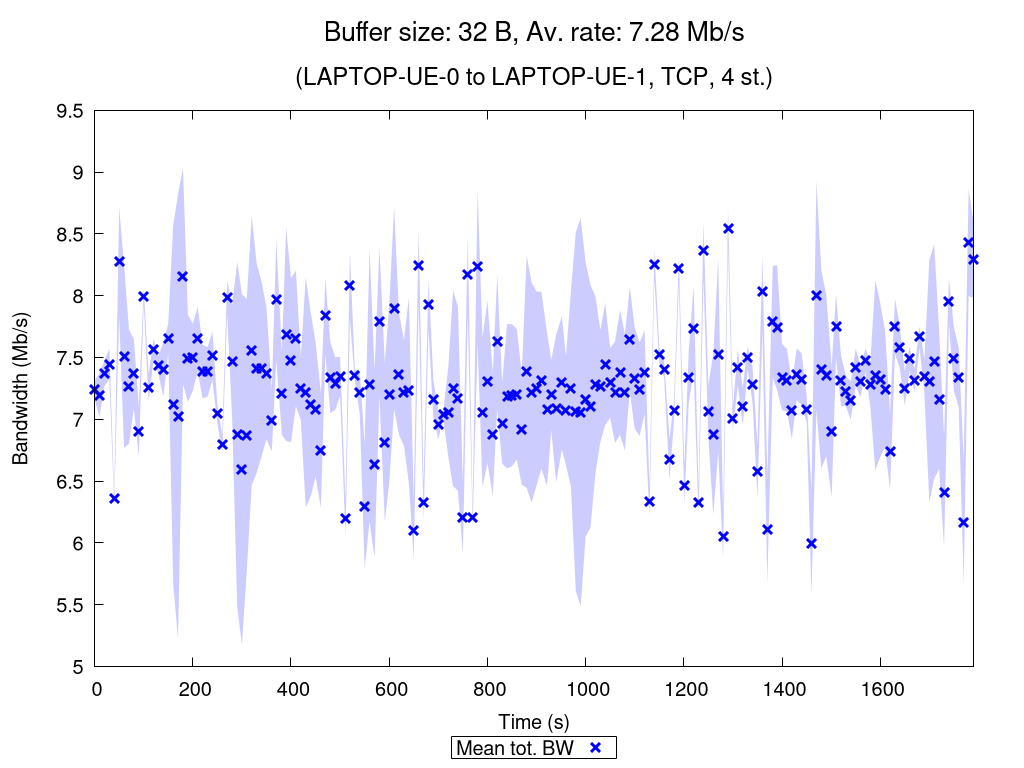

Generate this figure with gnuplot:
set terminal pngcairo nocrop enhanced size 1024,768 font "Verdana,15"
set output "TCP_4_st_2020_10_18_02-06-25_one2two_00032B.png"

set title "{/=20 Buffer size: 32 B, Av. rate: 7.28 Mb/s}\n\n{/=18 (LAPTOP-UE-0 to LAPTOP-UE-1, TCP, 4 st.)}"

set xlabel "Time (s)"
set ylabel "Bandwidth (Mb/s)"
set ytics nomirror
set key bmargin center horizontal box samplen 1 width -1
set bmargin 4.6
set rmargin 4.5

rf = 1000000.0  # rate factor
set style fill transparent solid 0.2 noborder
set autoscale xfix
plot "TCP_4_st_2020_10_18_02-06-25_one2two_00032B_iperf_processed.dat" using 1:($2/rf-$3/rf):($2/rf+$3/rf) with filledcurves lc rgb "blue" notitle, \
     "" using 1:($2/rf) with points pt 2 ps 1.5 lw 3 lc rgb "blue" title "Mean tot. BW", \
